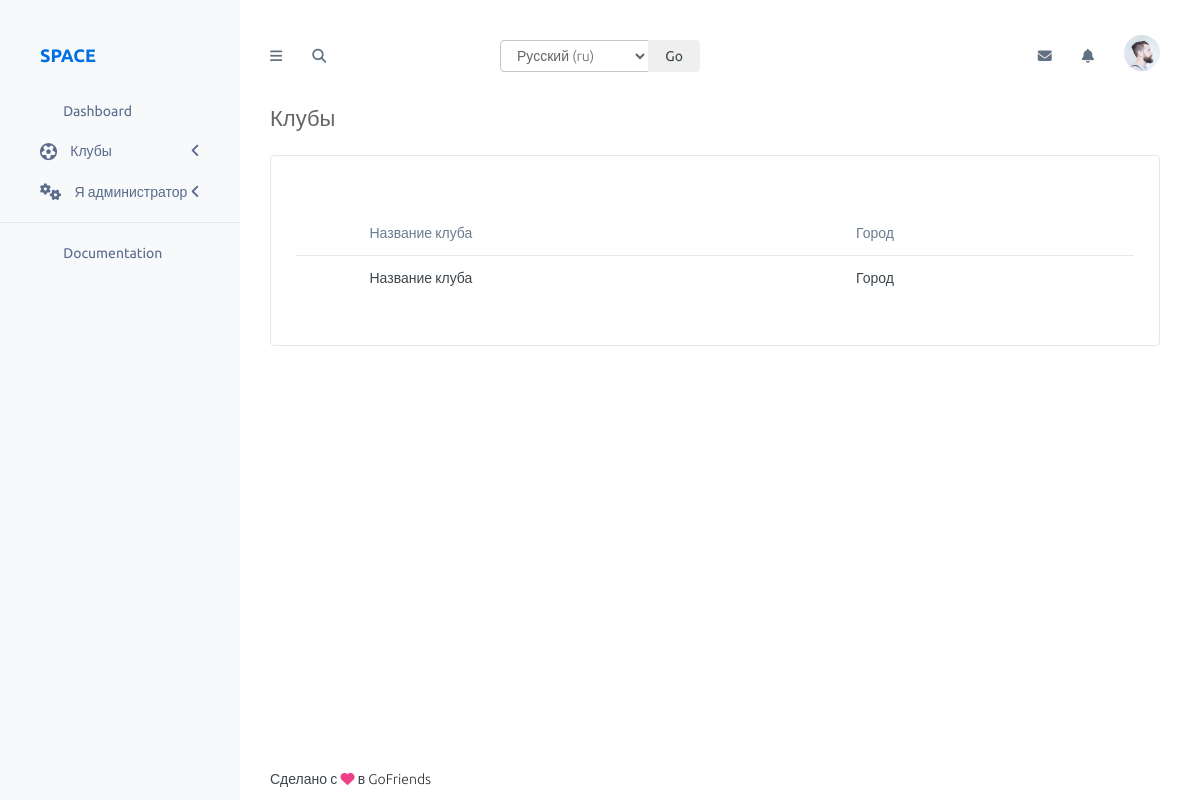
The app's page /dashboard/club/admin/ (signed in), older data.
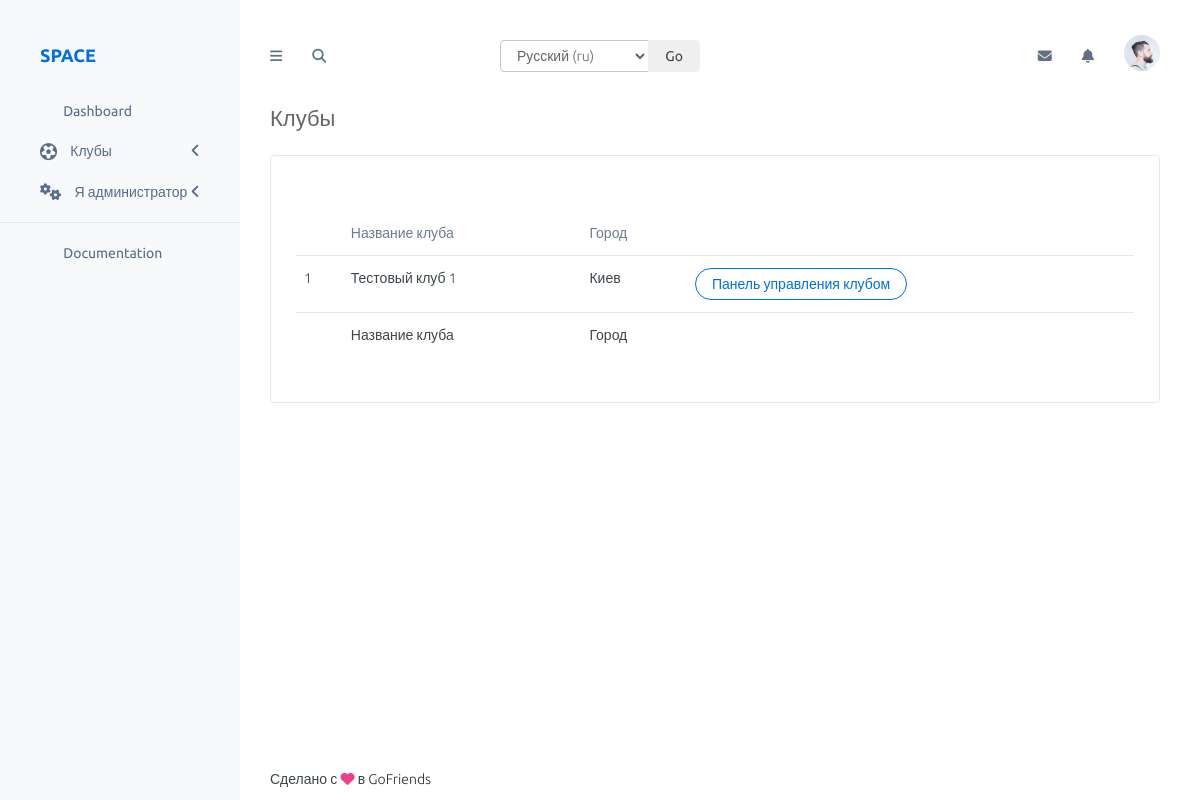
The same page, newer data.
### club/models.py (models this page shows, shortened)
class Club(models.Model):
    title = models.CharField(max_length=200, verbose_name=_('Название'))
    slug = models.SlugField(null=True, max_length=230, unique=True)
    meta_keywords = models.CharField(max_length=200, verbose_name=_('META Ключевые слова'), blank=True, null=True)
    meta_description = models.CharField(max_length=200, verbose_name=_('META Описание'), blank=True, null=True)
    region = models.ForeignKey(Region, on_delete=models.CASCADE, verbose_name=_('Регион'))
    created = models.DateTimeField(verbose_name=_('Дата создания'), auto_now_add=True, auto_now=False)
    super_admin = models.ForeignKey(Administrator, on_delete=models.CASCADE, verbose_name=_('Главный администратор клуба'))
    class Meta:
        verbose_name = _('Клуб')
        verbose_name_plural = _('Клубы')

### geo/models.py (models this page shows)
class Region(MPTTModel):
    parent = TreeForeignKey(
        'self', verbose_name=_('Родитель'), null=True, blank=True,
        related_name='children', db_index=True, on_delete=models.CASCADE)
    title = models.CharField(max_length=200, verbose_name=_('Название'))
    slug = models.SlugField(null=True, max_length=170, unique=True)
    code = models.CharField(max_length=15, blank=True, null=True, unique=True, verbose_name=_('Код региона'))
    class MPTTMeta:
        order_insertion_by = ['title']
    class Meta:
        verbose_name = _('Регион')
        verbose_name_plural = _('Регионы')
    def __str__(self):
        return self.title

### club/views.py (the view)
# urls.py: path('', MyClubsCabinetListView.as_view(), name='admin-my-clubs'),
class MyClubsCabinetListView(ListView):
    template_name = 'club/my-clubs-cabinet-list.html'
    context_object_name = 'clubs'
    def get_queryset(self):
        return Club.objects.filter(super_admin=self.request.user.administrator)

### user_profile/models.py (called while the page is built)
    def is_parent(self):
        if self.parent:
            return True
        return False

    def is_investor(self):
        if self.investor:
            return True
        return False

    def is_administrator(self):
        if self.administrator:
            return True
        return False

### club/templates/club/my-clubs-cabinet-list.html (shortened to what this page needs)
{% extends 'cabinet.html' %}
{% load static %}
{% load i18n %}
{% block page_title %}{% trans 'Клубы' %}{% endblock page_title %}
{% block content %}
    <div class="col-sm-12">
        <div class="panel panel-white">
            <div class="panel-body">
                <div class="panel-heading clearfix">
                    <h4 class="panel-title"></h4>
                </div>
                <div class="panel-body">
                    <div class="table-responsive">
                        <table class="display table" id="clubsTableCabinet">
                            <thead>
                                <tr>
                                    <th></th>
                                    <th>{% trans 'Название клуба' %}</th>
                                    <th>{% trans 'Город' %}</th>
                                    <th></th>
                                </tr>
                            </thead>
                            <tbody>
                                {% for club in clubs %}
                                    <tr>
                                        <td>{{ forloop.counter }}</td>
                                        <td>{{ club.title }}</td>
                                        <td>{{ club.region }}</td>
                                        <td>
                                            <a href="{% url 'club:admin-club-actions' club.id %}" class="btn btn-rounded btn-default">{% trans 'Панель управления клубом' %}</a>
                                        </td>
                                    </tr>
                                {% endfor %}
                            </tbody>
                            <tfoot>
                                <tr>
                                    <th></th>
                                    <th>{% trans 'Название клуба' %}</th>
                                    <th>{% trans 'Город' %}</th>
                                    <th></th>
                                </tr>
                            </tfoot>
                        </table>
                    </div>
                </div>
            </div>
        </div>
    </div>
{% endblock content %}
{% block header_scripts %}
    <link rel="stylesheet" href="{% static '/cabinet/' %}assets/plugins/datatables/css/jquery.datatables.min.css">
    <link rel="stylesheet" href="{% static '/cabinet/' %}assets/plugins/datatables/css/jquery.datatables_themeroller.css">
{% endblock header_scripts %}

Row changes from the older to the newer data that the page shows:
added Club: title "Тестовый клуб 1", region "Киев"
